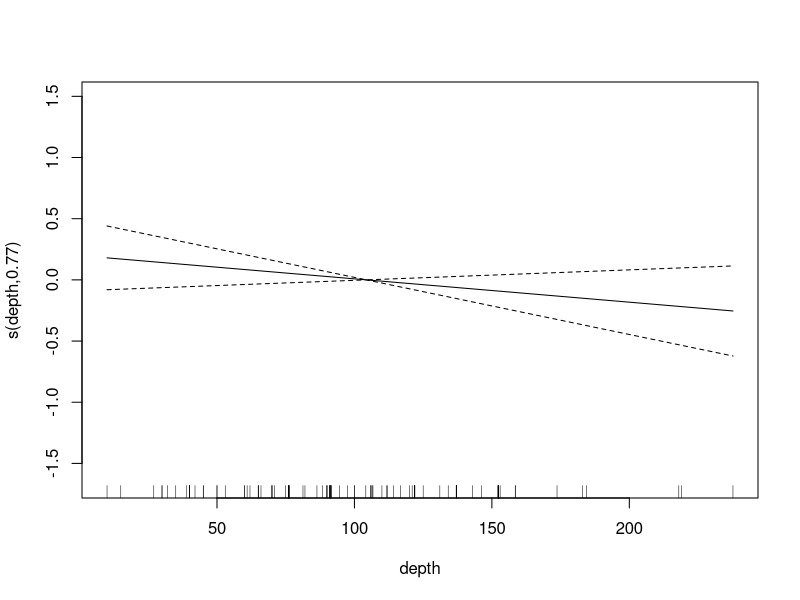
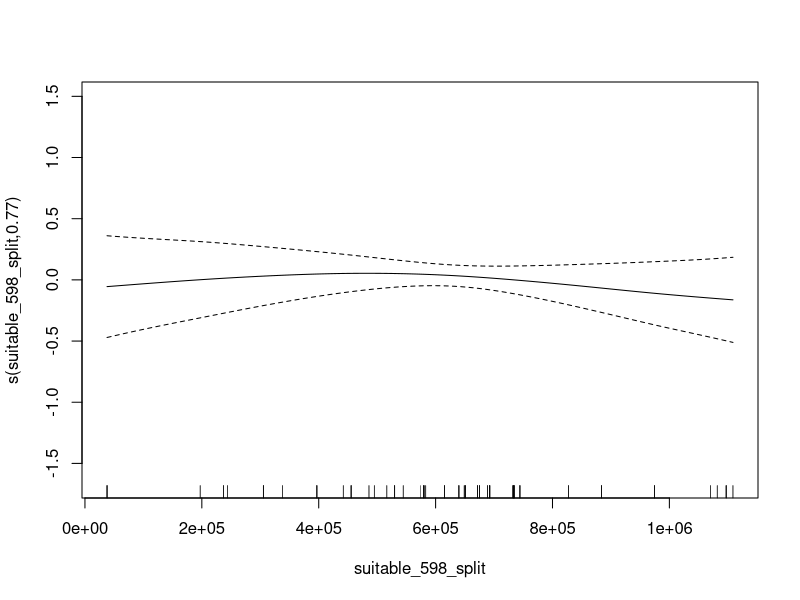
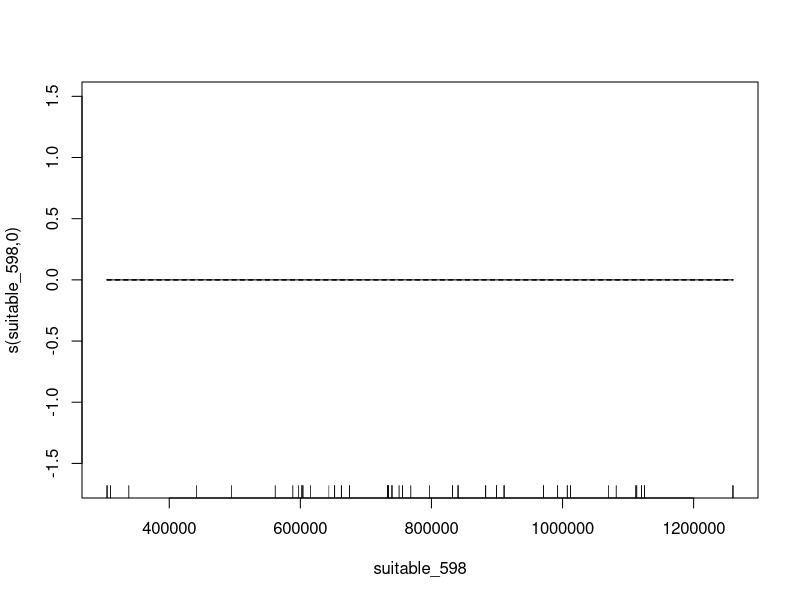
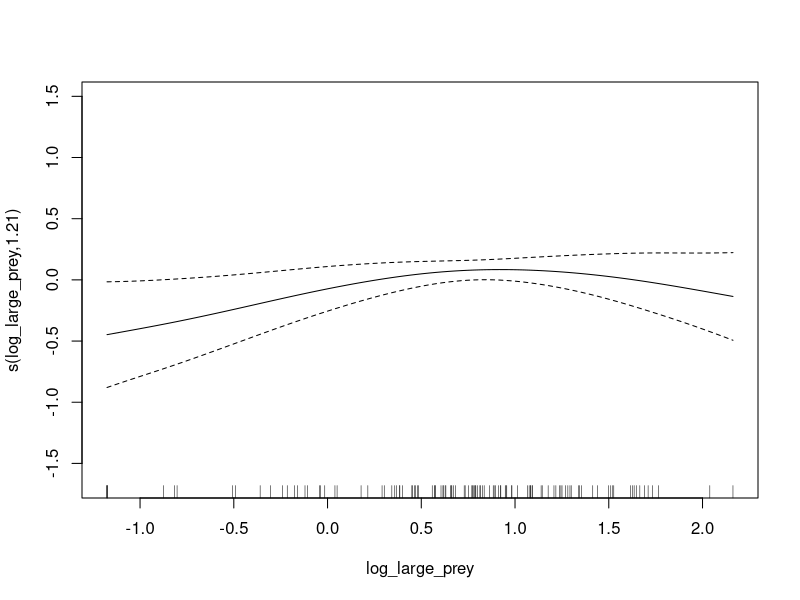
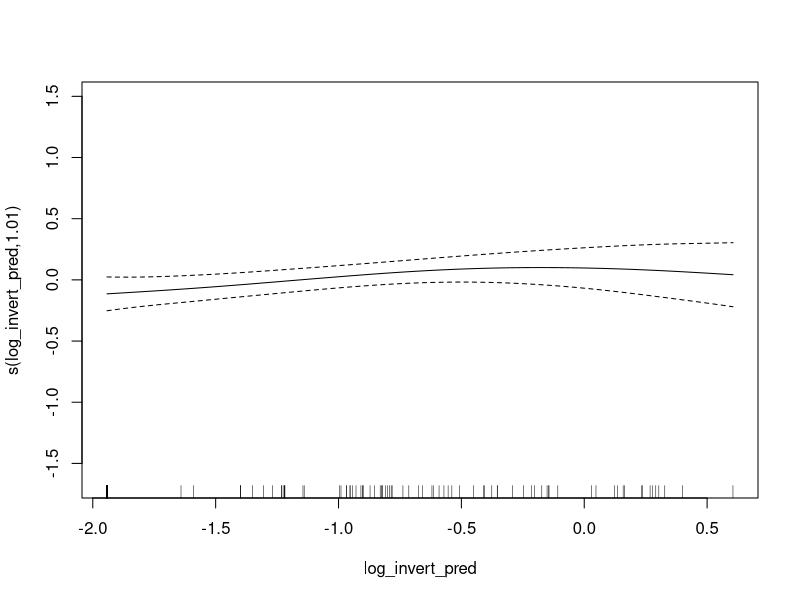
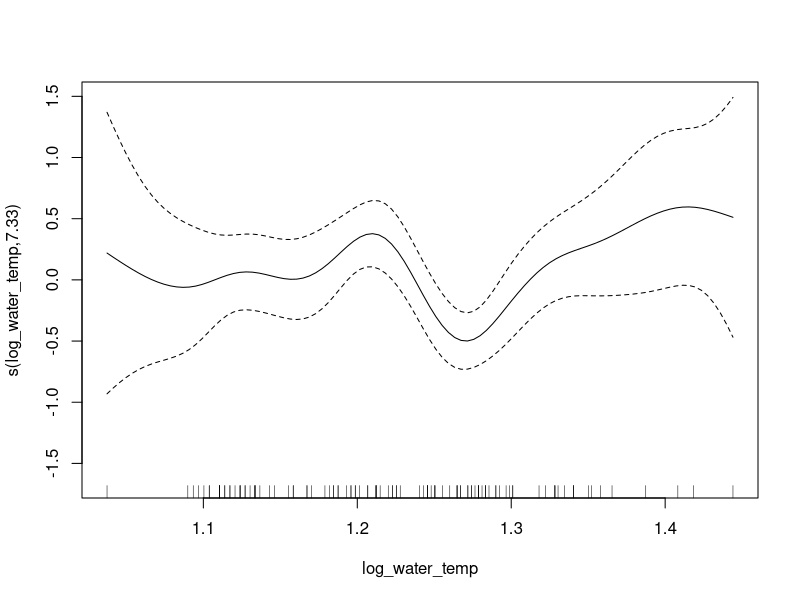
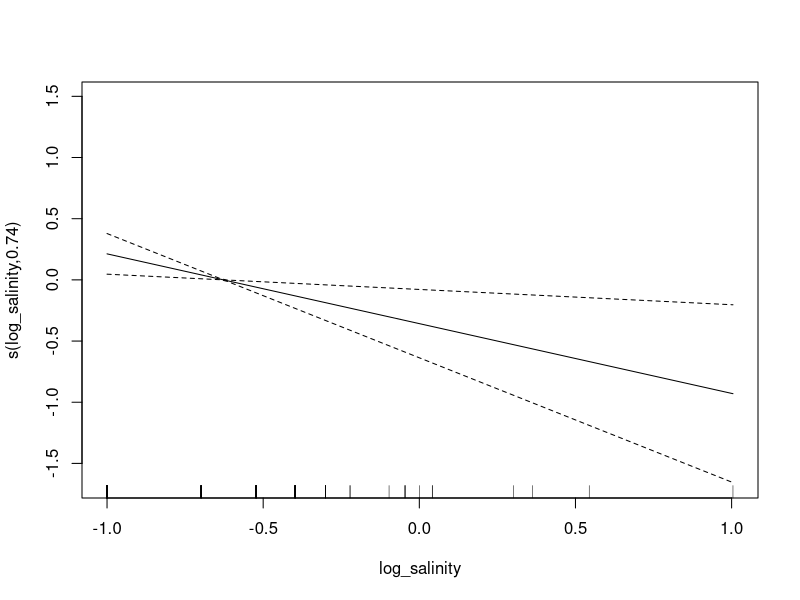
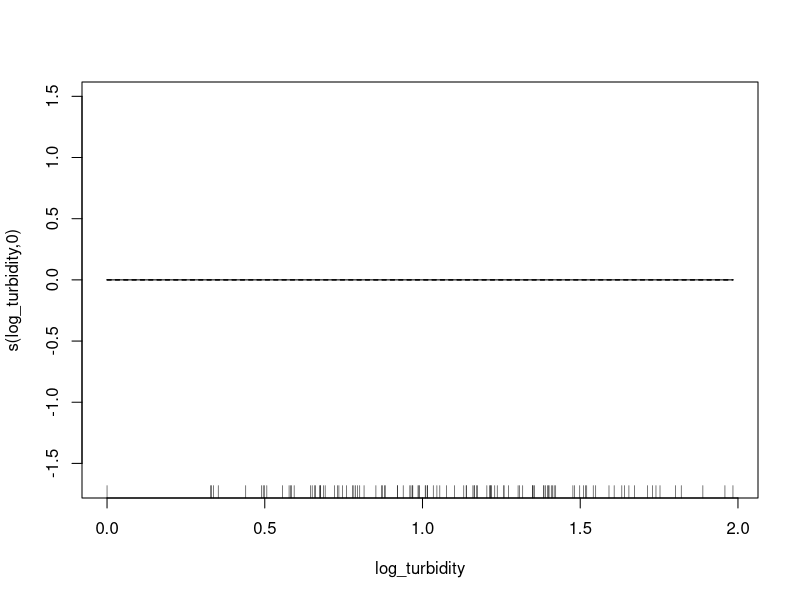

These charts were generated, in order, by the following R code:
#Trying GAMs to model SCLTS larval recruitment
library(tidyverse)
library(mgcv)

data <- read_csv("model_data_no_ysi_or_plankton.csv")
data$vert_pred <- as.character(data$vert_pred)
data$pond <- as.factor(data$pond)
data$year <- as.character(data$year)
data$azolla_presence_absence <- as.character(data$azolla_presence_absence)

#This generates a GAM and because we set select = TRUE it also institutes a double penalty against all smooths
model_all_smooth <- gam(log_larv_dens ~ s(depth) + s(suitable_598_split) + s(suitable_598) + vert_pred + s(log_large_prey) +
                      s(log_invert_pred) + s(log_water_temp) + s(log_salinity) + s(log_turbidity) + s(log_dist_to_breed) + 
                        s(sqrt_chlorophyll) + s(sqrt_emergent_veg) + azolla_presence_absence + s(pond, bs = 're'),
                      data = data, select = TRUE)
summary(model_all_smooth)
plot(model_all_smooth)

#GAM of just the most important variables from mixed effects model selection process
model_important_variables <- gam(log_larv_dens ~ azolla_presence_absence + s(depth) + s(log_dist_to_breed) +
                                   s(log_salinity) +  s(sqrt_emergent_veg) + vert_pred +  s(pond, bs = 're'),
                                 data = data, method = "REML")

summary(model_important_variables)
plot(model_important_variables)







# Depth GAM with dry ponds included.
